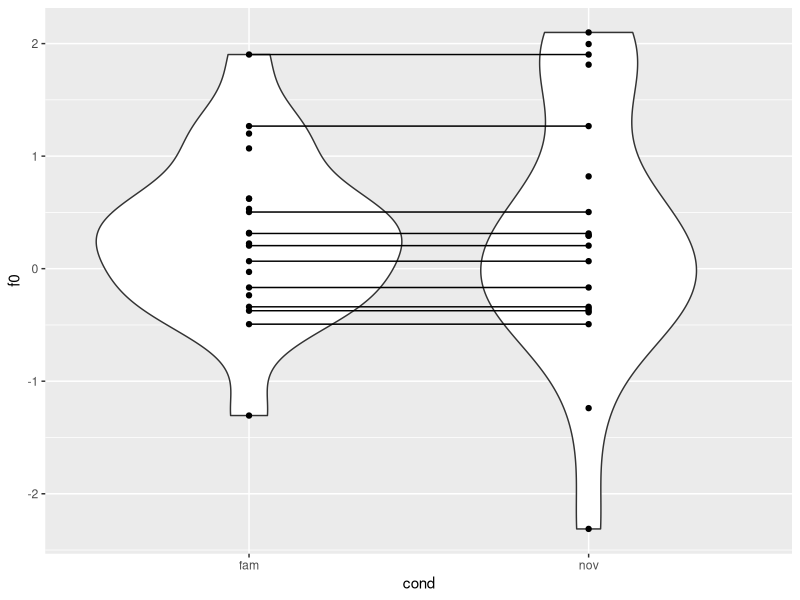

Recreate this plot in R. (Note: this script raises an error after producing the figure.)
fam.only <- rnorm(10)
nov.only <- rnorm(10)
both <- rnorm(10)
cond <- factor(rep(c("fam", "nov", "fam", "nov"), each=10))
id.only <- c(1:20)
id.both <- rep(c(21:30), 2)
f0.df <- data.frame(id = c(id.only, id.both), f0 = c(fam.only, nov.only, both, both), cond = cond)

library(magrittr)
library(ggplot2)
f0.df %>%
  ggplot(.) +
  aes(., x = cond, y = f0) +
  geom_violin() +
  geom_point() +
  geom_line(aes(group = id))

f0.df %>%
  ggplot(.) +
  aes(., x = cond, y = f0) +

f0.ang <- rnorm(40)
f0.neu <- f0.ang - 0.2
f0.hap <- f0.ang - 0.3
f0.sad <- f0.ang - 0.5
id <- c(1:40)
cond.fam <- rep("fam", 40)
cond.nov <- rep("nov", 40)
emo <- rep(c("ang", "neu", "hap", "sad"), each = 80)

f0.df <- data.frame(id = rep(id, 8), cond = rep(c(cond.fam, cond.nov), each = 4),
                   f0 = c(f0, sample(f0, size = 40, replace = FALSE)))

f0.df %>%
  ggplot(.) +
  aes(., x = cond, y = f0) +
  geom_violin() +
  geom_point() +
  geom_line(aes(group = id))



